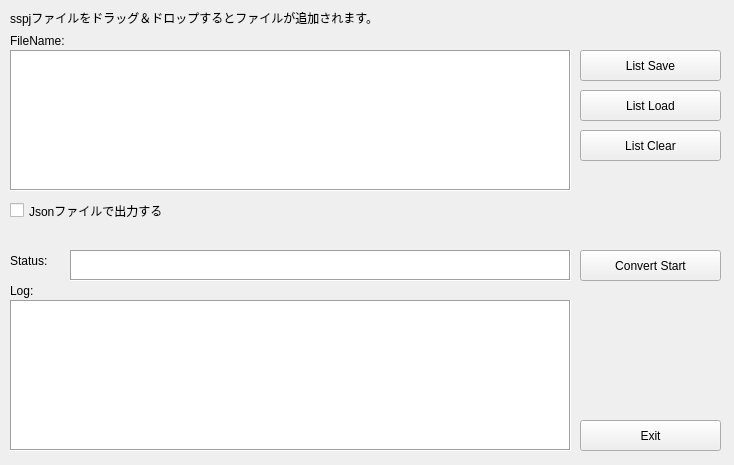
<?xml version="1.0" encoding="UTF-8"?>
<ui version="4.0">
 <class>MainWindow</class>
 <widget class="QMainWindow" name="MainWindow">
  <property name="geometry">
   <rect>
    <x>0</x>
    <y>0</y>
    <width>734</width>
    <height>465</height>
   </rect>
  </property>
  <property name="windowTitle">
   <string>MainWindow</string>
  </property>
  <widget class="QWidget" name="centralWidget">
   <widget class="QPushButton" name="pushButton_listclear">
    <property name="geometry">
     <rect>
      <x>580</x>
      <y>130</y>
      <width>141</width>
      <height>31</height>
     </rect>
    </property>
    <property name="text">
     <string>List Clear</string>
    </property>
   </widget>
   <widget class="QLabel" name="label">
    <property name="geometry">
     <rect>
      <x>10</x>
      <y>30</y>
      <width>101</width>
      <height>21</height>
     </rect>
    </property>
    <property name="text">
     <string>FileName:</string>
    </property>
    <property name="scaledContents">
     <bool>false</bool>
    </property>
   </widget>
   <widget class="QPushButton" name="pushButton_convert">
    <property name="geometry">
     <rect>
      <x>580</x>
      <y>250</y>
      <width>141</width>
      <height>31</height>
     </rect>
    </property>
    <property name="text">
     <string>Convert Start</string>
    </property>
   </widget>
   <widget class="QPushButton" name="pushButton_exit">
    <property name="geometry">
     <rect>
      <x>580</x>
      <y>420</y>
      <width>141</width>
      <height>31</height>
     </rect>
    </property>
    <property name="text">
     <string>Exit</string>
    </property>
   </widget>
   <widget class="QLabel" name="label_3">
    <property name="geometry">
     <rect>
      <x>10</x>
      <y>250</y>
      <width>51</width>
      <height>21</height>
     </rect>
    </property>
    <property name="text">
     <string>Status:</string>
    </property>
   </widget>
   <widget class="QLabel" name="label_5">
    <property name="geometry">
     <rect>
      <x>10</x>
      <y>280</y>
      <width>71</width>
      <height>21</height>
     </rect>
    </property>
    <property name="text">
     <string>Log:</string>
    </property>
   </widget>
   <widget class="QTextBrowser" name="textBrowser_err">
    <property name="geometry">
     <rect>
      <x>10</x>
      <y>300</y>
      <width>561</width>
      <height>151</height>
     </rect>
    </property>
    <property name="frameShape">
     <enum>QFrame::Box</enum>
    </property>
   </widget>
   <widget class="QTextBrowser" name="textBrowser_status">
    <property name="geometry">
     <rect>
      <x>70</x>
      <y>250</y>
      <width>501</width>
      <height>31</height>
     </rect>
    </property>
    <property name="frameShape">
     <enum>QFrame::Box</enum>
    </property>
   </widget>
   <widget class="QListWidget" name="listWidget">
    <property name="geometry">
     <rect>
      <x>10</x>
      <y>50</y>
      <width>561</width>
      <height>141</height>
     </rect>
    </property>
    <property name="frameShape">
     <enum>QFrame::Box</enum>
    </property>
   </widget>
   <widget class="QLabel" name="label_4">
    <property name="geometry">
     <rect>
      <x>10</x>
      <y>10</y>
      <width>631</width>
      <height>16</height>
     </rect>
    </property>
    <property name="text">
     <string>sspjファイルをドラッグ＆ドロップするとファイルが追加されます。</string>
    </property>
   </widget>
   <widget class="QPushButton" name="pushButton_listload">
    <property name="geometry">
     <rect>
      <x>580</x>
      <y>90</y>
      <width>141</width>
      <height>31</height>
     </rect>
    </property>
    <property name="text">
     <string>List Load</string>
    </property>
   </widget>
   <widget class="QPushButton" name="pushButton_listsave">
    <property name="geometry">
     <rect>
      <x>580</x>
      <y>50</y>
      <width>141</width>
      <height>31</height>
     </rect>
    </property>
    <property name="text">
     <string>List Save</string>
    </property>
   </widget>
   <widget class="QCheckBox" name="checkBoxJsonOut">
    <property name="geometry">
     <rect>
      <x>10</x>
      <y>200</y>
      <width>201</width>
      <height>21</height>
     </rect>
    </property>
    <property name="text">
     <string>Jsonファイルで出力する</string>
    </property>
   </widget>
  </widget>
 </widget>
 <layoutdefault spacing="6" margin="11"/>
 <resources/>
 <connections/>
</ui>
